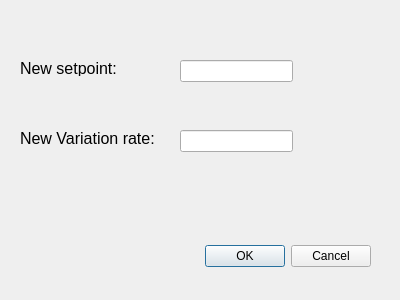
<?xml version="1.0" encoding="UTF-8"?>
<ui version="4.0">
 <class>Settings_Edit</class>
 <widget class="QDialog" name="Settings_Edit">
  <property name="geometry">
   <rect>
    <x>0</x>
    <y>0</y>
    <width>400</width>
    <height>300</height>
   </rect>
  </property>
  <property name="windowTitle">
   <string>Dialog</string>
  </property>
  <widget class="QDialogButtonBox" name="buttonBox">
   <property name="geometry">
    <rect>
     <x>30</x>
     <y>240</y>
     <width>341</width>
     <height>32</height>
    </rect>
   </property>
   <property name="orientation">
    <enum>Qt::Horizontal</enum>
   </property>
   <property name="standardButtons">
    <set>QDialogButtonBox::Cancel|QDialogButtonBox::Ok</set>
   </property>
  </widget>
  <widget class="QLabel" name="l_Setpoint">
   <property name="geometry">
    <rect>
     <x>20</x>
     <y>60</y>
     <width>111</width>
     <height>16</height>
    </rect>
   </property>
   <property name="font">
    <font>
     <pointsize>12</pointsize>
    </font>
   </property>
   <property name="text">
    <string>New setpoint:</string>
   </property>
  </widget>
  <widget class="QLineEdit" name="tb_new_setpoint">
   <property name="geometry">
    <rect>
     <x>180</x>
     <y>60</y>
     <width>113</width>
     <height>22</height>
    </rect>
   </property>
  </widget>
  <widget class="QLineEdit" name="tb_new_var_rate">
   <property name="geometry">
    <rect>
     <x>180</x>
     <y>130</y>
     <width>113</width>
     <height>22</height>
    </rect>
   </property>
  </widget>
  <widget class="QLabel" name="l_Var_Rate">
   <property name="geometry">
    <rect>
     <x>20</x>
     <y>130</y>
     <width>161</width>
     <height>16</height>
    </rect>
   </property>
   <property name="font">
    <font>
     <pointsize>12</pointsize>
    </font>
   </property>
   <property name="text">
    <string>New Variation rate:</string>
   </property>
  </widget>
 </widget>
 <resources/>
 <connections>
  <connection>
   <sender>buttonBox</sender>
   <signal>accepted()</signal>
   <receiver>Settings_Edit</receiver>
   <slot>accept()</slot>
   <hints>
    <hint type="sourcelabel">
     <x>248</x>
     <y>254</y>
    </hint>
    <hint type="destinationlabel">
     <x>157</x>
     <y>274</y>
    </hint>
   </hints>
  </connection>
  <connection>
   <sender>buttonBox</sender>
   <signal>rejected()</signal>
   <receiver>Settings_Edit</receiver>
   <slot>reject()</slot>
   <hints>
    <hint type="sourcelabel">
     <x>316</x>
     <y>260</y>
    </hint>
    <hint type="destinationlabel">
     <x>286</x>
     <y>274</y>
    </hint>
   </hints>
  </connection>
 </connections>
</ui>
